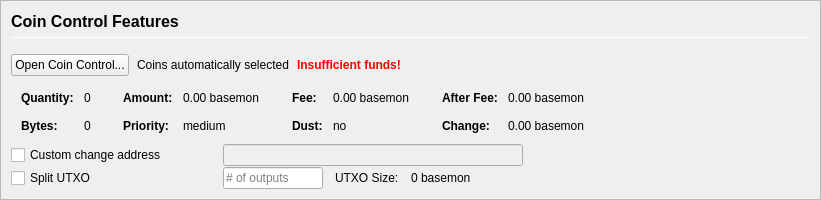
         <widget class="QFrame" name="frameCoinControl">
          <property name="sizePolicy">
           <sizepolicy hsizetype="Expanding" vsizetype="Expanding">
            <horstretch>0</horstretch>
            <verstretch>0</verstretch>
           </sizepolicy>
          </property>
          <property name="maximumSize">
           <size>
            <width>16777215</width>
            <height>16777215</height>
           </size>
          </property>
          <property name="frameShape">
           <enum>QFrame::StyledPanel</enum>
          </property>
          <property name="frameShadow">
           <enum>QFrame::Sunken</enum>
          </property>
          <layout class="QVBoxLayout" name="verticalLayoutCoinControl2">
           <property name="spacing">
            <number>0</number>
           </property>
           <property name="leftMargin">
            <number>0</number>
           </property>
           <property name="topMargin">
            <number>0</number>
           </property>
           <property name="rightMargin">
            <number>0</number>
           </property>
           <property name="bottomMargin">
            <number>0</number>
           </property>
           <item>
            <widget class="QFrame" name="frameCoinControl_BG">
             <layout class="QVBoxLayout" name="verticalLayoutCoinControl" stretch="0,0,0,0,0,0">
              <property name="spacing">
               <number>1</number>
              </property>
              <property name="leftMargin">
               <number>10</number>
              </property>
              <property name="topMargin">
               <number>10</number>
              </property>
              <item>
               <layout class="QHBoxLayout" name="horizontalLayoutCoinControl1">
                <property name="bottomMargin">
                 <number>15</number>
                </property>
                <item>
                 <layout class="QVBoxLayout" name="verticalLayout_3">
                  <property name="spacing">
                   <number>6</number>
                  </property>
                  <item>
                   <widget class="QLabel" name="labelCoinControlFeatures">
                    <property name="sizePolicy">
                     <sizepolicy hsizetype="Preferred" vsizetype="Maximum">
                      <horstretch>0</horstretch>
                      <verstretch>0</verstretch>
                     </sizepolicy>
                    </property>
                    <property name="minimumSize">
                     <size>
                      <width>0</width>
                      <height>20</height>
                     </size>
                    </property>
                    <property name="font">
                     <font>
                      <pointsize>12</pointsize>
                      <weight>75</weight>
                      <bold>true</bold>
                     </font>
                    </property>
                    <property name="styleSheet">
                     <string notr="true">font-weight:bold;</string>
                    </property>
                    <property name="text">
                     <string>Coin Control Features</string>
                    </property>
                   </widget>
                  </item>
                  <item>
                   <widget class="Line" name="line">
                    <property name="minimumSize">
                     <size>
                      <width>0</width>
                      <height>1</height>
                     </size>
                    </property>
                    <property name="maximumSize">
                     <size>
                      <width>16777215</width>
                      <height>1</height>
                     </size>
                    </property>
                    <property name="orientation">
                     <enum>Qt::Horizontal</enum>
                    </property>
                   </widget>
                  </item>
                 </layout>
                </item>
               </layout>
              </item>
              <item>
               <layout class="QHBoxLayout" name="horizontalLayoutCoinControl2" stretch="0,0,0,0">
                <property name="spacing">
                 <number>8</number>
                </property>
                <property name="bottomMargin">
                 <number>10</number>
                </property>
                <item>
                 <widget class="QPushButton" name="pushButtonCoinControl">
                  <property name="styleSheet">
                   <string notr="true"/>
                  </property>
                  <property name="text">
                   <string>Open Coin Control...</string>
                  </property>
                  <property name="autoDefault">
                   <bool>false</bool>
                  </property>
                 </widget>
                </item>
                <item>
                 <widget class="QLabel" name="labelCoinControlAutomaticallySelected">
                  <property name="text">
                   <string>Coins automatically selected</string>
                  </property>
                  <property name="margin">
                   <number>5</number>
                  </property>
                 </widget>
                </item>
                <item>
                 <widget class="QLabel" name="labelCoinControlInsuffFunds">
                  <property name="font">
                   <font>
                    <weight>75</weight>
                    <bold>true</bold>
                   </font>
                  </property>
                  <property name="styleSheet">
                   <string notr="true">color:red;font-weight:bold;</string>
                  </property>
                  <property name="text">
                   <string>Insufficient funds!</string>
                  </property>
                  <property name="margin">
                   <number>5</number>
                  </property>
                 </widget>
                </item>
                <item>
                 <spacer name="horizontalSpacerCoinControl">
                  <property name="orientation">
                   <enum>Qt::Horizontal</enum>
                  </property>
                  <property name="sizeHint" stdset="0">
                   <size>
                    <width>40</width>
                    <height>1</height>
                   </size>
                  </property>
                 </spacer>
                </item>
               </layout>
              </item>
              <item>
               <widget class="QWidget" name="widgetCoinControl" native="true">
                <property name="sizePolicy">
                 <sizepolicy hsizetype="Preferred" vsizetype="Preferred">
                  <horstretch>0</horstretch>
                  <verstretch>0</verstretch>
                 </sizepolicy>
                </property>
                <property name="minimumSize">
                 <size>
                  <width>0</width>
                  <height>0</height>
                 </size>
                </property>
                <property name="styleSheet">
                 <string notr="true"/>
                </property>
                <layout class="QHBoxLayout" name="horizontalLayoutCoinControl5">
                 <property name="leftMargin">
                  <number>0</number>
                 </property>
                 <property name="topMargin">
                  <number>0</number>
                 </property>
                 <property name="rightMargin">
                  <number>0</number>
                 </property>
                 <property name="bottomMargin">
                  <number>0</number>
                 </property>
                 <item>
                  <layout class="QHBoxLayout" name="horizontalLayoutCoinControl3" stretch="0,0,0,1">
                   <property name="spacing">
                    <number>20</number>
                   </property>
                   <property name="topMargin">
                    <number>0</number>
                   </property>
                   <property name="bottomMargin">
                    <number>10</number>
                   </property>
                   <item>
                    <layout class="QFormLayout" name="formLayoutCoinControl1">
                     <property name="horizontalSpacing">
                      <number>10</number>
                     </property>
                     <property name="verticalSpacing">
                      <number>14</number>
                     </property>
                     <property name="leftMargin">
                      <number>10</number>
                     </property>
                     <property name="topMargin">
                      <number>4</number>
                     </property>
                     <property name="rightMargin">
                      <number>6</number>
                     </property>
                     <item row="0" column="0">
                      <widget class="QLabel" name="labelCoinControlQuantityText">
                       <property name="font">
                        <font>
                         <weight>75</weight>
                         <bold>true</bold>
                        </font>
                       </property>
                       <property name="text">
                        <string>Quantity:</string>
                       </property>
                       <property name="margin">
                        <number>0</number>
                       </property>
                      </widget>
                     </item>
                     <item row="0" column="1">
                      <widget class="QLabel" name="labelCoinControlQuantity">
                       <property name="cursor">
                        <cursorShape>IBeamCursor</cursorShape>
                       </property>
                       <property name="contextMenuPolicy">
                        <enum>Qt::ActionsContextMenu</enum>
                       </property>
                       <property name="text">
                        <string notr="true">0</string>
                       </property>
                       <property name="margin">
                        <number>0</number>
                       </property>
                       <property name="textInteractionFlags">
                        <set>Qt::LinksAccessibleByMouse|Qt::TextSelectableByKeyboard|Qt::TextSelectableByMouse</set>
                       </property>
                      </widget>
                     </item>
                     <item row="1" column="0">
                      <widget class="QLabel" name="labelCoinControlBytesText">
                       <property name="font">
                        <font>
                         <weight>75</weight>
                         <bold>true</bold>
                        </font>
                       </property>
                       <property name="text">
                        <string>Bytes:</string>
                       </property>
                      </widget>
                     </item>
                     <item row="1" column="1">
                      <widget class="QLabel" name="labelCoinControlBytes">
                       <property name="cursor">
                        <cursorShape>IBeamCursor</cursorShape>
                       </property>
                       <property name="contextMenuPolicy">
                        <enum>Qt::ActionsContextMenu</enum>
                       </property>
                       <property name="text">
                        <string notr="true">0</string>
                       </property>
                       <property name="textInteractionFlags">
                        <set>Qt::LinksAccessibleByMouse|Qt::TextSelectableByKeyboard|Qt::TextSelectableByMouse</set>
                       </property>
                      </widget>
                     </item>
                    </layout>
                   </item>
                   <item>
                    <layout class="QFormLayout" name="formLayoutCoinControl2">
                     <property name="horizontalSpacing">
                      <number>10</number>
                     </property>
                     <property name="verticalSpacing">
                      <number>14</number>
                     </property>
                     <property name="leftMargin">
                      <number>6</number>
                     </property>
                     <property name="topMargin">
                      <number>4</number>
                     </property>
                     <property name="rightMargin">
                      <number>6</number>
                     </property>
                     <item row="0" column="0">
                      <widget class="QLabel" name="labelCoinControlAmountText">
                       <property name="font">
                        <font>
                         <weight>75</weight>
                         <bold>true</bold>
                        </font>
                       </property>
                       <property name="text">
                        <string>Amount:</string>
                       </property>
                       <property name="margin">
                        <number>0</number>
                       </property>
                      </widget>
                     </item>
                     <item row="0" column="1">
                      <widget class="QLabel" name="labelCoinControlAmount">
                       <property name="cursor">
                        <cursorShape>IBeamCursor</cursorShape>
                       </property>
                       <property name="contextMenuPolicy">
                        <enum>Qt::ActionsContextMenu</enum>
                       </property>
                       <property name="text">
                        <string notr="true">0.00 basemon</string>
                       </property>
                       <property name="textInteractionFlags">
                        <set>Qt::LinksAccessibleByMouse|Qt::TextSelectableByKeyboard|Qt::TextSelectableByMouse</set>
                       </property>
                      </widget>
                     </item>
                     <item row="1" column="0">
                      <widget class="QLabel" name="labelCoinControlPriorityText">
                       <property name="font">
                        <font>
                         <weight>75</weight>
                         <bold>true</bold>
                        </font>
                       </property>
                       <property name="text">
                        <string>Priority:</string>
                       </property>
                      </widget>
                     </item>
                     <item row="1" column="1">
                      <widget class="QLabel" name="labelCoinControlPriority">
                       <property name="cursor">
                        <cursorShape>IBeamCursor</cursorShape>
                       </property>
                       <property name="contextMenuPolicy">
                        <enum>Qt::ActionsContextMenu</enum>
                       </property>
                       <property name="text">
                        <string>medium</string>
                       </property>
                       <property name="textInteractionFlags">
                        <set>Qt::LinksAccessibleByMouse|Qt::TextSelectableByKeyboard|Qt::TextSelectableByMouse</set>
                       </property>
                      </widget>
                     </item>
                    </layout>
                   </item>
                   <item>
                    <layout class="QFormLayout" name="formLayoutCoinControl3">
                     <property name="horizontalSpacing">
                      <number>10</number>
                     </property>
                     <property name="verticalSpacing">
                      <number>14</number>
                     </property>
                     <property name="leftMargin">
                      <number>6</number>
                     </property>
                     <property name="topMargin">
                      <number>4</number>
                     </property>
                     <property name="rightMargin">
                      <number>6</number>
                     </property>
                     <item row="0" column="0">
                      <widget class="QLabel" name="labelCoinControlFeeText">
                       <property name="font">
                        <font>
                         <weight>75</weight>
                         <bold>true</bold>
                        </font>
                       </property>
                       <property name="text">
                        <string>Fee:</string>
                       </property>
                       <property name="margin">
                        <number>0</number>
                       </property>
                      </widget>
                     </item>
                     <item row="0" column="1">
                      <widget class="QLabel" name="labelCoinControlFee">
                       <property name="cursor">
                        <cursorShape>IBeamCursor</cursorShape>
                       </property>
                       <property name="contextMenuPolicy">
                        <enum>Qt::ActionsContextMenu</enum>
                       </property>
                       <property name="text">
                        <string notr="true">0.00 basemon</string>
                       </property>
                       <property name="textInteractionFlags">
                        <set>Qt::LinksAccessibleByMouse|Qt::TextSelectableByKeyboard|Qt::TextSelectableByMouse</set>
                       </property>
                      </widget>
                     </item>
                     <item row="1" column="0">
                      <widget class="QLabel" name="labelCoinControlLowOutputText">
                       <property name="font">
                        <font>
                         <weight>75</weight>
                         <bold>true</bold>
                        </font>
                       </property>
                       <property name="text">
                        <string>Dust:</string>
                       </property>
                      </widget>
                     </item>
                     <item row="1" column="1">
                      <widget class="QLabel" name="labelCoinControlLowOutput">
                       <property name="cursor">
                        <cursorShape>IBeamCursor</cursorShape>
                       </property>
                       <property name="contextMenuPolicy">
                        <enum>Qt::ActionsContextMenu</enum>
                       </property>
                       <property name="text">
                        <string>no</string>
                       </property>
                       <property name="textInteractionFlags">
                        <set>Qt::LinksAccessibleByMouse|Qt::TextSelectableByKeyboard|Qt::TextSelectableByMouse</set>
                       </property>
                      </widget>
                     </item>
                    </layout>
                   </item>
                   <item>
                    <layout class="QFormLayout" name="formLayoutCoinControl4">
                     <property name="horizontalSpacing">
                      <number>10</number>
                     </property>
                     <property name="verticalSpacing">
                      <number>14</number>
                     </property>
                     <property name="leftMargin">
                      <number>6</number>
                     </property>
                     <property name="topMargin">
                      <number>4</number>
                     </property>
                     <property name="rightMargin">
                      <number>6</number>
                     </property>
                     <item row="0" column="0">
                      <widget class="QLabel" name="labelCoinControlAfterFeeText">
                       <property name="font">
                        <font>
                         <weight>75</weight>
                         <bold>true</bold>
                        </font>
                       </property>
                       <property name="text">
                        <string>After Fee:</string>
                       </property>
                       <property name="margin">
                        <number>0</number>
                       </property>
                      </widget>
                     </item>
                     <item row="0" column="1">
                      <widget class="QLabel" name="labelCoinControlAfterFee">
                       <property name="cursor">
                        <cursorShape>IBeamCursor</cursorShape>
                       </property>
                       <property name="contextMenuPolicy">
                        <enum>Qt::ActionsContextMenu</enum>
                       </property>
                       <property name="text">
                        <string notr="true">0.00 basemon</string>
                       </property>
                       <property name="textInteractionFlags">
                        <set>Qt::LinksAccessibleByMouse|Qt::TextSelectableByKeyboard|Qt::TextSelectableByMouse</set>
                       </property>
                      </widget>
                     </item>
                     <item row="1" column="0">
                      <widget class="QLabel" name="labelCoinControlChangeText">
                       <property name="font">
                        <font>
                         <weight>75</weight>
                         <bold>true</bold>
                        </font>
                       </property>
                       <property name="text">
                        <string>Change:</string>
                       </property>
                      </widget>
                     </item>
                     <item row="1" column="1">
                      <widget class="QLabel" name="labelCoinControlChange">
                       <property name="cursor">
                        <cursorShape>IBeamCursor</cursorShape>
                       </property>
                       <property name="contextMenuPolicy">
                        <enum>Qt::ActionsContextMenu</enum>
                       </property>
                       <property name="text">
                        <string notr="true">0.00 basemon</string>
                       </property>
                       <property name="textInteractionFlags">
                        <set>Qt::LinksAccessibleByMouse|Qt::TextSelectableByKeyboard|Qt::TextSelectableByMouse</set>
                       </property>
                      </widget>
                     </item>
                    </layout>
                   </item>
                  </layout>
                 </item>
                </layout>
               </widget>
              </item>
              <item>
               <layout class="QHBoxLayout" name="horizontalLayoutCoinControl4">
                <property name="spacing">
                 <number>12</number>
                </property>
                <property name="sizeConstraint">
                 <enum>QLayout::SetDefaultConstraint</enum>
                </property>
                <property name="topMargin">
                 <number>0</number>
                </property>
                <property name="rightMargin">
                 <number>0</number>
                </property>
                <item>
                 <widget class="QCheckBox" name="checkBoxCoinControlChange">
                  <property name="sizePolicy">
                   <sizepolicy hsizetype="Preferred" vsizetype="Preferred">
                    <horstretch>0</horstretch>
                    <verstretch>0</verstretch>
                   </sizepolicy>
                  </property>
                  <property name="minimumSize">
                   <size>
                    <width>200</width>
                    <height>0</height>
                   </size>
                  </property>
                  <property name="maximumSize">
                   <size>
                    <width>200</width>
                    <height>16777215</height>
                   </size>
                  </property>
                  <property name="toolTip">
                   <string>If this is activated, but the change address is empty or invalid, change will be sent to a newly generated address.</string>
                  </property>
                  <property name="text">
                   <string>Custom change address</string>
                  </property>
                 </widget>
                </item>
                <item>
                 <widget class="QValidatedLineEdit" name="lineEditCoinControlChange">
                  <property name="enabled">
                   <bool>false</bool>
                  </property>
                  <property name="sizePolicy">
                   <sizepolicy hsizetype="Preferred" vsizetype="Preferred">
                    <horstretch>0</horstretch>
                    <verstretch>0</verstretch>
                   </sizepolicy>
                  </property>
                  <property name="minimumSize">
                   <size>
                    <width>300</width>
                    <height>0</height>
                   </size>
                  </property>
                 </widget>
                </item>
                <item>
                 <widget class="QLabel" name="labelCoinControlChangeLabel">
                  <property name="sizePolicy">
                   <sizepolicy hsizetype="Preferred" vsizetype="Preferred">
                    <horstretch>0</horstretch>
                    <verstretch>0</verstretch>
                   </sizepolicy>
                  </property>
                  <property name="minimumSize">
                   <size>
                    <width>100</width>
                    <height>0</height>
                   </size>
                  </property>
                  <property name="text">
                   <string/>
                  </property>
                  <property name="margin">
                   <number>3</number>
                  </property>
                 </widget>
                </item>
               </layout>
              </item>
              <item>
               <layout class="QHBoxLayout" name="horizontalLayoutCoinControl6">
                <property name="spacing">
                 <number>12</number>
                </property>
                <property name="rightMargin">
                 <number>0</number>
                </property>
                <item>
                 <widget class="QCheckBox" name="splitBlockCheckBox">
                  <property name="sizePolicy">
                   <sizepolicy hsizetype="Preferred" vsizetype="Preferred">
                    <horstretch>0</horstretch>
                    <verstretch>0</verstretch>
                   </sizepolicy>
                  </property>
                  <property name="minimumSize">
                   <size>
                    <width>200</width>
                    <height>0</height>
                   </size>
                  </property>
                  <property name="maximumSize">
                   <size>
                    <width>200</width>
                    <height>16777215</height>
                   </size>
                  </property>
                  <property name="text">
                   <string>Split UTXO</string>
                  </property>
                 </widget>
                </item>
                <item>
                 <widget class="QLineEdit" name="splitBlockLineEdit">
                  <property name="sizePolicy">
                   <sizepolicy hsizetype="Preferred" vsizetype="Preferred">
                    <horstretch>50</horstretch>
                    <verstretch>0</verstretch>
                   </sizepolicy>
                  </property>
                  <property name="minimumSize">
                   <size>
                    <width>100</width>
                    <height>0</height>
                   </size>
                  </property>
                  <property name="maximumSize">
                   <size>
                    <width>100</width>
                    <height>16777215</height>
                   </size>
                  </property>
                  <property name="placeholderText">
                   <string># of outputs</string>
                  </property>
                 </widget>
                </item>
                <item>
                 <widget class="QLabel" name="labelBlockSizeText">
                  <property name="text">
                   <string>UTXO Size:</string>
                  </property>
                 </widget>
                </item>
                <item>
                 <widget class="QLabel" name="labelBlockSize">
                  <property name="text">
                   <string>0 basemon</string>
                  </property>
                 </widget>
                </item>
                <item>
                 <spacer name="horizontalSpacer_7">
                  <property name="orientation">
                   <enum>Qt::Horizontal</enum>
                  </property>
                  <property name="sizeHint" stdset="0">
                   <size>
                    <width>40</width>
                    <height>20</height>
                   </size>
                  </property>
                 </spacer>
                </item>
               </layout>
              </item>
              <item>
               <spacer name="verticalSpacerCoinControl">
                <property name="orientation">
                 <enum>Qt::Vertical</enum>
                </property>
                <property name="sizeHint" stdset="0">
                 <size>
                  <width>800</width>
                  <height>1</height>
                 </size>
                </property>
               </spacer>
              </item>
             </layout>
            </widget>
           </item>
          </layout>
         </widget>
